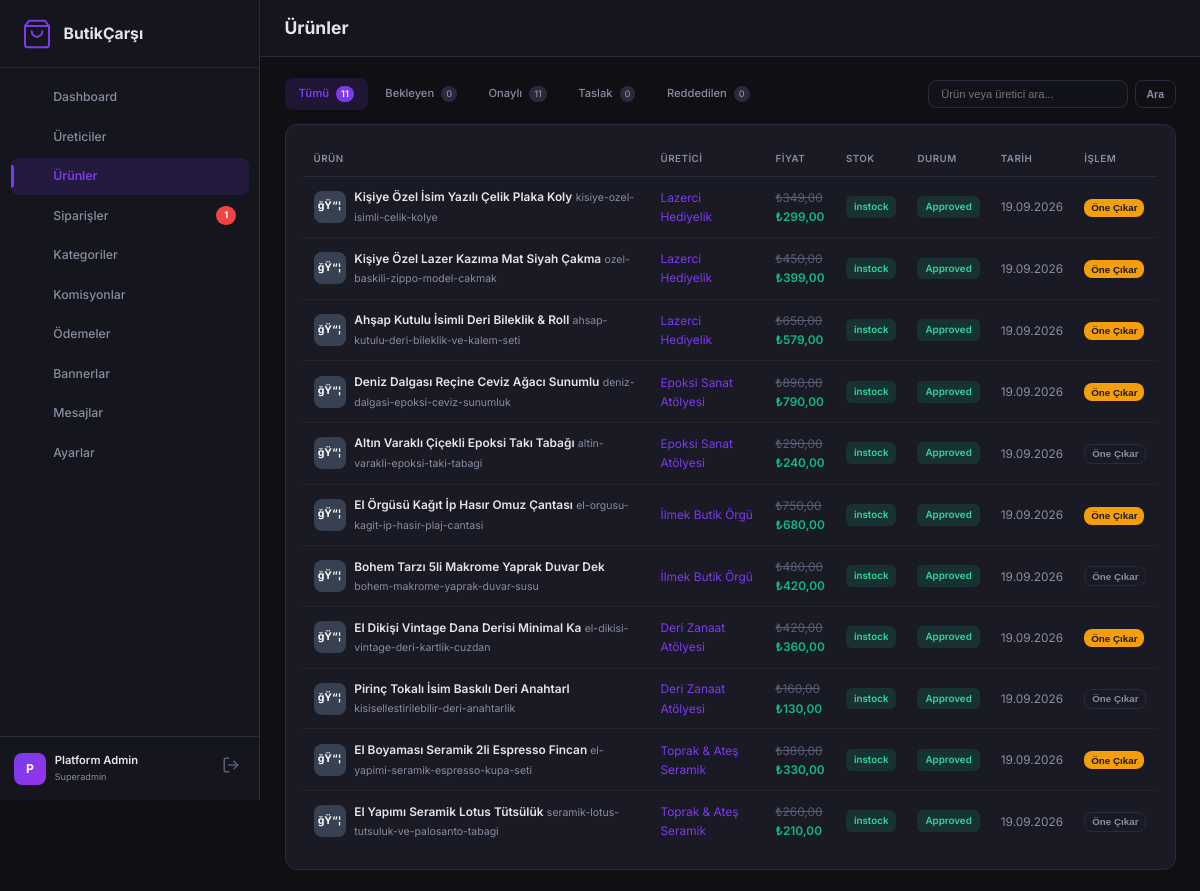
Screenshot of /panel/admin/products.php (signed in) with the database file from the repository.
### tables this page shows
CREATE TABLE IF NOT EXISTS products (
    id INT AUTO_INCREMENT PRIMARY KEY,
    producer_id INT NOT NULL,
    slug VARCHAR(500) NOT NULL UNIQUE,
    name VARCHAR(500) NOT NULL,
    short_description TEXT,
    description LONGTEXT,
    regular_price DECIMAL(10,2) NOT NULL,
    sale_price DECIMAL(10,2) NULL,
    currency VARCHAR(3) DEFAULT 'TRY',
    stock_status ENUM('instock','outofstock','onbackorder') DEFAULT 'instock',
    stock_quantity INT DEFAULT NULL,
    shipping_weight VARCHAR(50),
    shipping_dimensions VARCHAR(100),
    free_shipping TINYINT(1) DEFAULT 0,
    shipping_cost DECIMAL(10,2) DEFAULT 0,
    material VARCHAR(255),
    color VARCHAR(100),
    size VARCHAR(100),
    customizable TINYINT(1) DEFAULT 0,
    customization_note TEXT,
    production_time VARCHAR(100),
    seo_title VARCHAR(500),
    seo_description TEXT,
    status ENUM('draft','pending','approved','rejected','archived') DEFAULT 'draft',
    admin_note TEXT,
    is_featured TINYINT(1) DEFAULT 0,
    sort_order INT DEFAULT 0,
    created_at TIMESTAMP DEFAULT CURRENT_TIMESTAMP,
    updated_at TIMESTAMP DEFAULT CURRENT_TIMESTAMP ON UPDATE CURRENT_TIMESTAMP,
    FOREIGN KEY (producer_id) REFERENCES producers(id) ON DELETE CASCADE,
    INDEX idx_prod_producer (producer_id),
    INDEX idx_prod_status (status),
    INDEX idx_prod_featured (is_featured)
);

CREATE TABLE IF NOT EXISTS producers (
    id INT AUTO_INCREMENT PRIMARY KEY,
    slug VARCHAR(255) NOT NULL UNIQUE,
    brand_name VARCHAR(255) NOT NULL,
    owner_name VARCHAR(255) NOT NULL,
    email VARCHAR(255) NOT NULL UNIQUE,
    phone VARCHAR(50),
    password_hash VARCHAR(255) NOT NULL,
    description TEXT,
    logo_url VARCHAR(500),
    cover_image_url VARCHAR(500),
    city VARCHAR(100),
    district VARCHAR(100),
    instagram_url VARCHAR(500),
    instagram_handle VARCHAR(100),
    tiktok_url VARCHAR(500),
    youtube_url VARCHAR(500),
    website_url VARCHAR(500),
    iban VARCHAR(50),
    bank_name VARCHAR(100),
    tax_number VARCHAR(20),
    tax_office VARCHAR(100),
    identity_number VARCHAR(11),
    iyzico_sub_merchant_key VARCHAR(255),
    iyzico_sub_merchant_type ENUM('PERSONAL','PRIVATE_COMPANY','LIMITED_OR_JOINT_STOCK_COMPANY') DEFAULT 'PERSONAL',
    status ENUM('pending','approved','suspended','rejected') DEFAULT 'pending',
    approval_note TEXT,
    commission_rate DECIMAL(5,2) DEFAULT 10.00,
    is_featured TINYINT(1) DEFAULT 0,
    sort_order INT DEFAULT 0,
    notify_email TINYINT(1) DEFAULT 1,
    notify_whatsapp TINYINT(1) DEFAULT 1,
    whatsapp_number VARCHAR(50),
    approved_at TIMESTAMP NULL,
    last_login TIMESTAMP NULL,
    created_at TIMESTAMP DEFAULT CURRENT_TIMESTAMP,
    updated_at TIMESTAMP DEFAULT CURRENT_TIMESTAMP ON UPDATE CURRENT_TIMESTAMP,
    INDEX idx_producer_status (status),
    INDEX idx_producer_featured (is_featured)
);

### panel/core/Database.php (called while the page is built, shortened)
<?php
class Database {
    private static ?PDO $pdo = null;
    public static function connect(): PDO {
        if (self::$pdo !== null) {
            return self::$pdo;
        }
        $connection = Config::get('DB_CONNECTION', 'auto');
        $host       = Config::get('DB_HOST', 'localhost');
        $db         = Config::get('DB_NAME', 'butikcarsi_db');
        $user       = Config::get('DB_USER', 'root');
        $pass       = Config::get('DB_PASS', '');
        $port       = Config::get('DB_PORT', '3306');
        $options = [
            PDO::ATTR_ERRMODE            => PDO::ERRMODE_EXCEPTION,
            PDO::ATTR_DEFAULT_FETCH_MODE => PDO::FETCH_ASSOC,
            PDO::ATTR_EMULATE_PREPARES   => false,
        ];
        if ($connection === 'mysql' || $connection === 'auto') {
            try {
                $dsn = "mysql:host={$host};port={$port};dbname={$db};charset=utf8mb4";
                self::$pdo = new PDO($dsn, $user, $pass, $options);
                return self::$pdo;
            } catch (PDOException $e) {
                if ($e->getCode() == 1049 || strpos($e->getMessage(), 'Unknown database') !== false) {
                    try {
                        $rawPdo = new PDO("mysql:host={$host};port={$port};charset=utf8mb4", $user, $pass, $options);
                        $rawPdo->exec("CREATE DATABASE IF NOT EXISTS `{$db}` CHARACTER SET utf8mb4 COLLATE utf8mb4_unicode_ci");
                        self::$pdo = new PDO("mysql:host={$host};port={$port};dbname={$db};charset=utf8mb4", $user, $pass, $options);
                        self::$driver = 'mysql';
                        self::initializeSchema(self::$pdo, 'mysql');
                        return self::$pdo;
                    } catch (Exception $ex) {
                    }
                }
                if ($connection === 'mysql') {
                    throw new Exception("MySQL Bağlantı Hatası ({$host}/{$db}): " . $e->getMessage());
                }
            }
        }
    }
    public static function queryAll(string $sql, array $params = []): array {
        $stmt = self::connect()->prepare($sql);
        $stmt->execute($params);
        return $stmt->fetchAll();
    }
    public static function count(string $sql, array $params = []): int {
        $stmt = self::connect()->prepare($sql);
        $stmt->execute($params);
        return (int) $stmt->fetchColumn();
    }
}

### panel/admin/products.php (the view, shortened to what this page needs)
<?php
require_once __DIR__ . '/includes/header.php';
require_once __DIR__ . '/includes/sidebar.php';
$statusFilter = $_GET['status'] ?? '';
$search = trim($_GET['q'] ?? '');
$where = "WHERE 1=1";
$params = [];
$total = Database::count("SELECT COUNT(*) FROM products p JOIN producers pr ON p.producer_id = pr.id $where", $params);
$page = max(1, (int)($_GET['page'] ?? 1));
$perPage = 20;
$offset = ($page - 1) * $perPage;
$products = Database::queryAll("
    SELECT p.*, pr.brand_name as producer_name, pr.slug as producer_slug,
           (SELECT image_url_webp FROM product_images WHERE product_id = p.id AND is_primary = 1 LIMIT 1) as thumb
    FROM products p
    JOIN producers pr ON p.producer_id = pr.id
    $where
    ORDER BY p.created_at DESC
    LIMIT $perPage OFFSET $offset
", $params);
$statusCounts = Database::queryAll("SELECT status, COUNT(*) as cnt FROM products GROUP BY status");
$statusMap = [];
foreach ($statusCounts as $sc) { $statusMap[$sc['status']] = $sc['cnt']; }
?>
<main class="admin-main">
    <div class="admin-topbar">
        <h2 class="page-title">Ürünler</h2>
    </div>
    <div class="admin-content">
        <div class="filter-bar">
            <div class="filter-tabs">
                <a href="products.php" class="filter-tab <?php echo !$statusFilter ? 'active' : ''; ?>">Tümü <span class="filter-count"><?php echo $total; ?></span></a>
                <?php foreach (['pending'=>'Bekleyen','approved'=>'Onaylı','draft'=>'Taslak','rejected'=>'Reddedilen'] as $k=>$l): ?>
                <a href="products.php?status=<?php echo $k; ?>" class="filter-tab <?php echo $statusFilter===$k?'active':''; ?>"><?php echo $l; ?> <span class="filter-count"><?php echo $statusMap[$k]??0; ?></span></a>
                <?php endforeach; ?>
            </div>
            <form method="GET" class="search-form">
                <input type="text" name="q" placeholder="Ürün veya üretici ara..." value="<?php echo htmlspecialchars($search); ?>" class="search-input">
                <button type="submit" class="btn btn-sm btn-outline">Ara</button>
            </form>
        </div>
        <div class="card">
            <div class="card-body">
                <?php if(empty($products)): ?>
                    <p class="text-muted text-center">Ürün bulunamadı.</p>
                <?php else: ?>
                <table class="data-table">
                    <thead><tr><th>Ürün</th><th>Üretici</th><th>Fiyat</th><th>Stok</th><th>Durum</th><th>Tarih</th><th>İşlem</th></tr></thead>
                    <tbody>
                    <?php foreach($products as $p): ?>
                    <tr>
                        <td>
                            <div class="cell-user">
                                <?php if($p['thumb']): ?>
                                <img src="../uploads/products/<?php echo basename($p['thumb']); ?>" style="width:40px;height:40px;border-radius:6px;object-fit:cover;">
                                <?php else: ?>
                                <div class="cell-avatar" style="background:#374151;">ğŸ“¦</div>
                                <?php endif; ?>
                                <div>
                                    <span class="text-bold"><?php echo htmlspecialchars(mb_substr($p['name'],0,40)); ?></span>
                                    <span class="text-sm text-muted"><?php echo htmlspecialchars($p['slug']); ?></span>
                                </div>
                            </div>
                        </td>
                        <td><a href="producer-edit.php?id=<?php echo $p['producer_id']; ?>" class="link"><?php echo htmlspecialchars($p['producer_name']); ?></a></td>
                        <td>
                            <?php if($p['sale_price']): ?>
                                <span style="text-decoration:line-through;color:var(--text-dim);">₺<?php echo number_format($p['regular_price'],2,',','.'); ?></span><br>
                                <span class="text-bold" style="color:var(--success);">₺<?php echo number_format($p['sale_price'],2,',','.'); ?></span>
                            <?php else: ?>
                                <span class="text-bold">₺<?php echo number_format($p['regular_price'],2,',','.'); ?></span>
                            <?php endif; ?>
                        </td>
                        <td><span class="badge badge--<?php echo $p['stock_status']==='instock'?'approved':'rejected'; ?>"><?php echo $p['stock_status']; ?></span></td>
                        <td><span class="badge badge--<?php echo $p['status']; ?>"><?php echo ucfirst($p['status']); ?></span></td>
                        <td class="text-muted text-sm"><?php echo date('d.m.Y', strtotime($p['created_at'])); ?></td>
                        <td>
                            <div class="action-group">
                                <form method="POST" style="display:inline"><button class="btn btn-xs <?php echo $p['is_featured']?'btn-amber':'btn-outline'; ?>" title="Öne Çıkar">Öne Çıkar</button></form>
                            </div>
                        </td>
                    </tr>
                    <?php endforeach; ?>
                    </tbody>
                </table>
                <?php endif; ?>
            </div>
        </div>
    </div>
</main>
<?php require_once __DIR__ . '/includes/footer.php'; ?>

### panel/admin/assets/css/admin.css (style rules this page uses)
* { margin: 0; padding: 0; box-sizing: border-box; }
html { font-size: 14px; }
body { font-family: var(--font); background: var(--bg-body); color: var(--text); line-height: 1.6; }
.admin-main { flex: 1; margin-left: var(--sidebar-width); min-height: 100vh; }
.admin-topbar { display: flex; align-items: center; gap: 1rem; padding: 1rem 1.75rem; border-bottom: 1px solid var(--border); background: var(--bg-sidebar); position: sticky; top: 0; z-index: 50; }
.page-title { font-size: 1.25rem; font-weight: 700; }
.admin-content { padding: 1.5rem 1.75rem; }
.card { background: var(--bg-card); border: 1px solid var(--border); border-radius: var(--radius); overflow: hidden; }
.card-body { padding: 1.25rem; }
.filter-bar { display: flex; align-items: center; justify-content: space-between; margin-bottom: 1rem; gap: 1rem; flex-wrap: wrap; }
.filter-tabs { display: flex; gap: 0.25rem; flex-wrap: wrap; }
.filter-tab { padding: 0.5rem 1rem; border-radius: var(--radius-sm); color: var(--text-muted); text-decoration: none; font-size: 0.8rem; font-weight: 500; transition: var(--transition); display: inline-flex; align-items: center; gap: 0.5rem; }
.filter-tab.active { background: var(--primary-light); color: var(--primary); font-weight: 600; }
.filter-count { font-size: 0.65rem; background: var(--border); color: var(--text-muted); padding: 1px 5px; border-radius: 8px; }
.filter-tab.active .filter-count { background: var(--primary); color: white; }
.search-form { display: flex; gap: 0.5rem; }
.search-input { background: var(--bg-input); border: 1px solid var(--border); border-radius: var(--radius-sm); padding: 0.5rem 0.875rem; color: var(--text); font-size: 0.8rem; min-width: 200px; transition: var(--transition); }
.data-table { width: 100%; border-collapse: collapse; }
.data-table th { text-align: left; padding: 0.625rem 0.75rem; font-size: 0.7rem; font-weight: 600; text-transform: uppercase; letter-spacing: 0.05em; color: var(--text-muted); border-bottom: 1px solid var(--border); }
.data-table td { padding: 0.75rem; border-bottom: 1px solid rgba(42,42,61,0.5); font-size: 0.85rem; vertical-align: middle; }
.data-table tbody tr { transition: var(--transition); }
.data-table tbody tr:last-child td { border-bottom: none; }
.cell-user { display: flex; align-items: center; gap: 0.625rem; }
.cell-avatar { width: 32px; height: 32px; border-radius: 8px; display: flex; align-items: center; justify-content: center; color: white; font-weight: 700; font-size: 0.75rem; flex-shrink: 0; }
.badge { display: inline-flex; align-items: center; padding: 3px 8px; border-radius: 6px; font-size: 0.7rem; font-weight: 600; }
.badge--approved, .badge--paid, .badge--delivered, .badge--success { background: rgba(16,185,129,0.15); color: #34d399; }
.btn { display: inline-flex; align-items: center; justify-content: center; gap: 0.5rem; padding: 0.5rem 1rem; border-radius: var(--radius-sm); font-size: 0.8rem; font-weight: 600; text-decoration: none; border: none; cursor: pointer; transition: var(--transition); white-space: nowrap; }
.btn-amber { background: var(--accent); color: #1a1a25; }
.btn-outline { background: transparent; border: 1px solid var(--border); color: var(--text-muted); }
.btn-sm { padding: 0.375rem 0.75rem; font-size: 0.75rem; }
.btn-xs { padding: 0.25rem 0.5rem; font-size: 0.7rem; }
.action-group { display: flex; gap: 0.375rem; }
.text-muted { color: var(--text-muted); }
.text-bold { font-weight: 600; }
.text-sm { font-size: 0.75rem; }
.link { color: var(--primary); text-decoration: none; }

### rows the page displays
products: name "Kişiye Özel İsim Yazılı Çelik Plaka Koly", slug "kisiye-ozel-isimli-celik-kolye", producer.brand_name "Lazerci Hediyelik", regular_price "349,00", sale_price "299,00", stock_status "instock", status "Approved", created_at "19.09.2026"
products: name "Kişiye Özel Lazer Kazıma Mat Siyah Çakma", slug "ozel-baskili-zippo-model-cakmak", producer.brand_name "Lazerci Hediyelik", regular_price "450,00", sale_price "399,00", stock_status "instock", status "Approved", created_at "19.09.2026"
products: name "Ahşap Kutulu İsimli Deri Bileklik & Roll", slug "ahsap-kutulu-deri-bileklik-ve-kalem-seti", producer.brand_name "Lazerci Hediyelik", regular_price "650,00", sale_price "579,00", stock_status "instock", status "Approved", created_at "19.09.2026"
products: name "Deniz Dalgası Reçine Ceviz Ağacı Sunumlu", slug "deniz-dalgasi-epoksi-ceviz-sunumluk", producer.brand_name "Epoksi Sanat Atölyesi", regular_price "890,00", sale_price "790,00", stock_status "instock", status "Approved", created_at "19.09.2026"
products: name "Altın Varaklı Çiçekli Epoksi Takı Tabağı", slug "altin-varakli-epoksi-taki-tabagi", producer.brand_name "Epoksi Sanat Atölyesi", regular_price "290,00", sale_price "240,00", stock_status "instock", status "Approved", created_at "19.09.2026"
products: name "El Örgüsü Kağıt İp Hasır Omuz Çantası", slug "el-orgusu-kagit-ip-hasir-plaj-cantasi", producer.brand_name "İlmek Butik Örgü", regular_price "750,00", sale_price "680,00", stock_status "instock", status "Approved", created_at "19.09.2026"
products: name "Bohem Tarzı 5li Makrome Yaprak Duvar Dek", slug "bohem-makrome-yaprak-duvar-susu", producer.brand_name "İlmek Butik Örgü", regular_price "480,00", sale_price "420,00", stock_status "instock", status "Approved", created_at "19.09.2026"
products: name "El Dikişi Vintage Dana Derisi Minimal Ka", slug "el-dikisi-vintage-deri-kartlik-cuzdan", producer.brand_name "Deri Zanaat Atölyesi", regular_price "420,00", sale_price "360,00", stock_status "instock", status "Approved", created_at "19.09.2026"
products: name "Pirinç Tokalı İsim Baskılı Deri Anahtarl", slug "kisisellestirilebilir-deri-anahtarlik", producer.brand_name "Deri Zanaat Atölyesi", regular_price "160,00", sale_price "130,00", stock_status "instock", status "Approved", created_at "19.09.2026"
products: name "El Boyaması Seramik 2li Espresso Fincan", slug "el-yapimi-seramik-espresso-kupa-seti", producer.brand_name "Toprak & Ateş Seramik", regular_price "380,00", sale_price "330,00", stock_status "instock", status "Approved", created_at "19.09.2026"
products: name "El Yapımı Seramik Lotus Tütsülük", slug "seramik-lotus-tutsuluk-ve-palosanto-tabagi", producer.brand_name "Toprak & Ateş Seramik", regular_price "260,00", sale_price "210,00", stock_status "instock", status "Approved", created_at "19.09.2026"

### other values shown
$item['label'] "Dashboard"
$item['label'] "Üreticiler"
$item['label'] "Ürünler"
$item['label'] "Siparişler"
$item['badge'] "1"
$item['label'] "Kategoriler"
$item['label'] "Komisyonlar"
$item['label'] "Ödemeler"
$item['label'] "Bannerlar"
$item['label'] "Mesajlar"
$item['label'] "Ayarlar"
mb_substr($adminName, 0, 1) "P"
$adminName "Platform Admin"
$_SESSION['admin_role'] "Superadmin"
$total "11"
